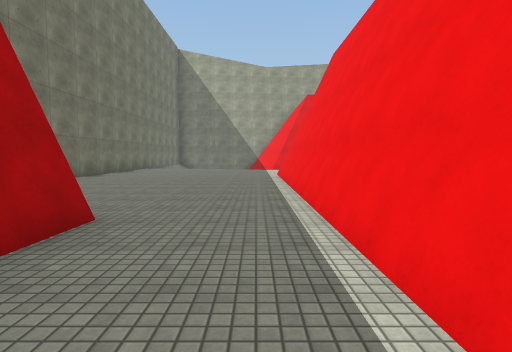
view 1 (above)

14 first-person views from a walk through a scene from a Unity 3-D project. The camera is 1.4 m above the floor, tilts 4° down and sees 80° across. The floor is counted in squares, 2 m on a side. Each view is taken from the middle of a square. On the plan, view 1 faces up. The plan holds only what a view shows up to about 10 squares ahead; the rest is blank. The place goes on beyond the plan. The player character is not drawn. Surface patterns are stand-ins for the level's own textures.

view 2
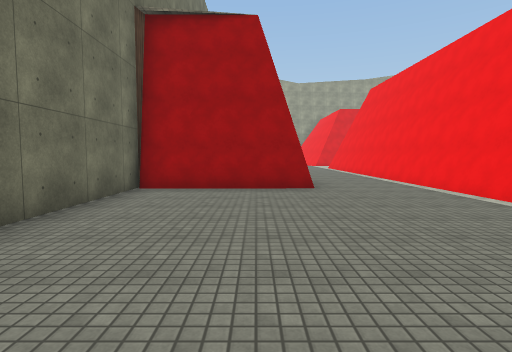

view 3
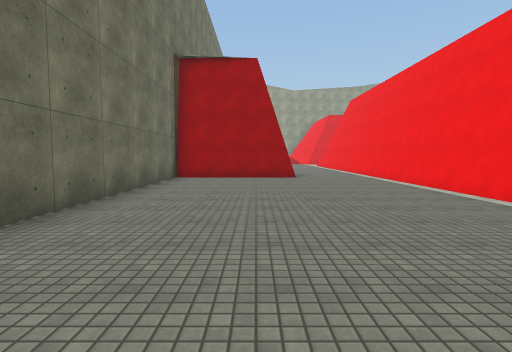

view 4
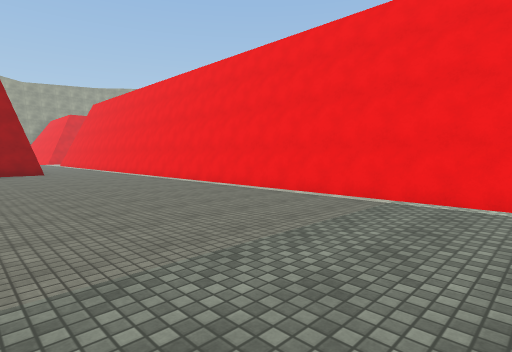

view 5
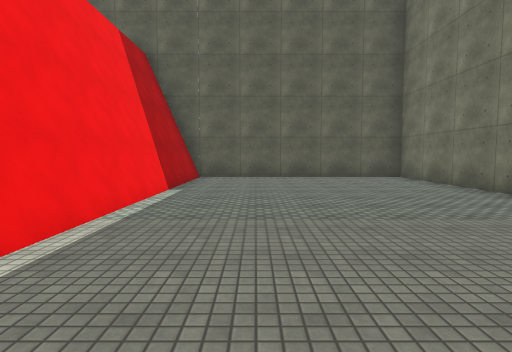

view 6
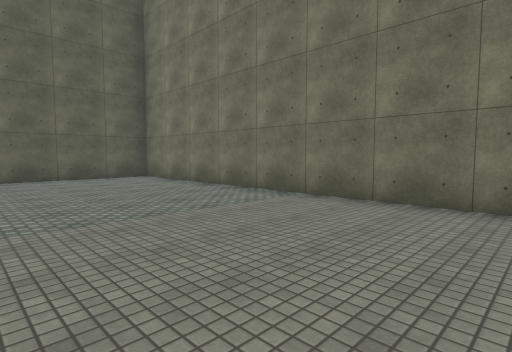

view 7
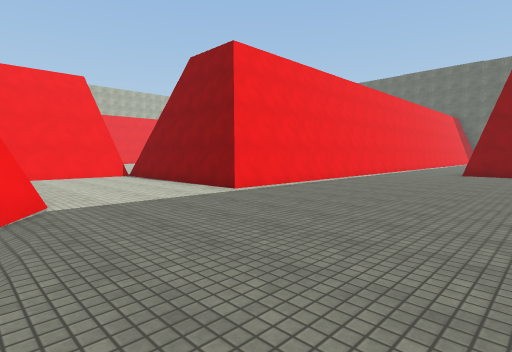

view 8
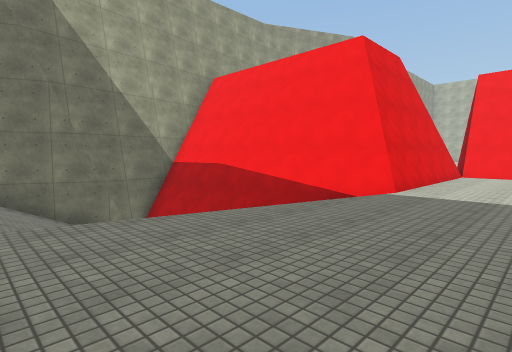

view 9
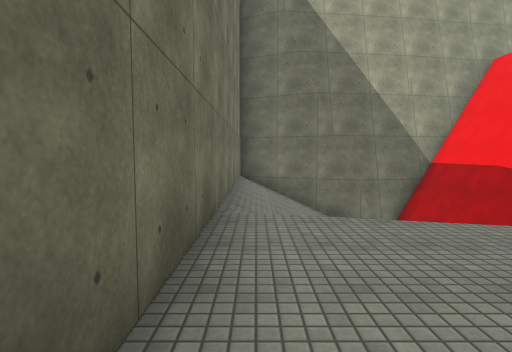

view 10
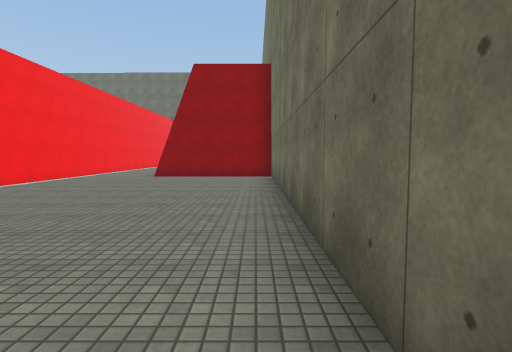

view 11
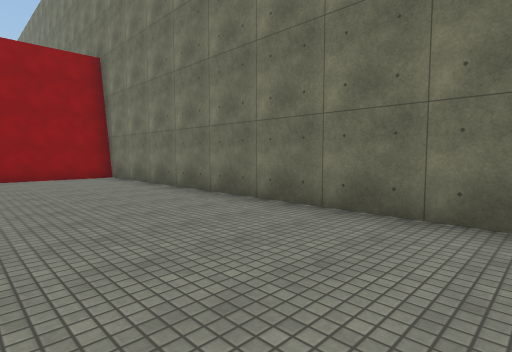

view 12
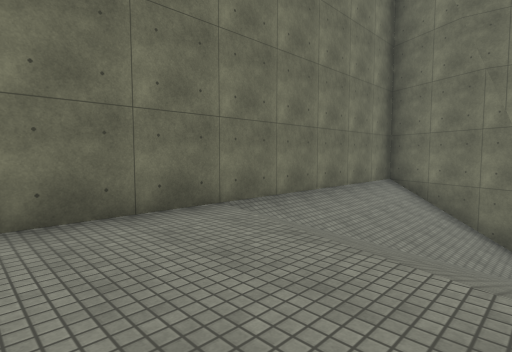

view 13
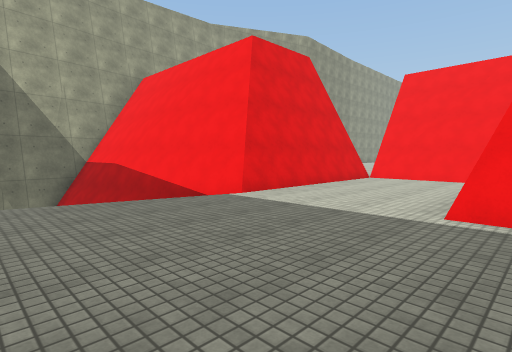

view 14
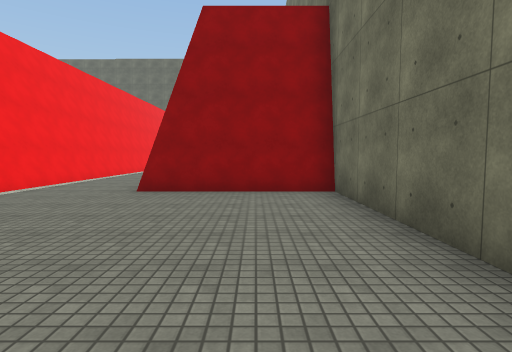

### Floor plan
Key: @ floor where view 1 was taken; # wall or solid block; . floor; / step, stairs or slope; = window, fence, low wall or low ledge.
Columns run from 6 left of view 1 to 7 right of it. Each row starts with its distance up from view 1.
 22 ####
 21 #//###
 20 #////#
 19 #////##
 18 #/////#
 17 #//// #
 16 #//// ##
 15 #...///#    #
 14 #....../////##
 13 #...........=#
 12 #...........=#
 11 #...........##
 10 #......#
  9 #......#
  8 #......#
  7 #......#
  6 #......#
  5 #......#
  4 #......#
  3 #####..#
  2 #####..#
  1 #......#
  0 #.....@#
 -1 #......#
 -2 #......#
 -3 #......#
 -4 #......#
 -5 #......#
 -6 #......#
 -7 #......#
 -8 #......#
 -9 #......#
-10 #......#
-11 #......#
-12 #......#
-13 #......#
-14 #......#
-15 #......#
-16 ########

Where each view was taken, in squares from view 1:
view 1: 0 up, 0 right, facing up
view 2: 5 down, 3 left, facing up
view 3: 8 down, 3 left, facing up
view 4: 11 down, 4 left, facing up-right
view 5: 6 down, 1 left, facing down
view 6: 6 down, 1 left, facing down-left
view 7: 15 up, 4 left, facing down-right
view 8: 12 up, 5 left, facing up-right
view 9: 12 up, 5 left, facing up
view 10: 13 up, 5 left, facing down
view 11: 13 up, 2 left, facing down-left
view 12: 13 up, 2 left, facing up-left
view 13: 10 up, 3 left, facing up-right
view 14: 9 up, 4 left, facing down
